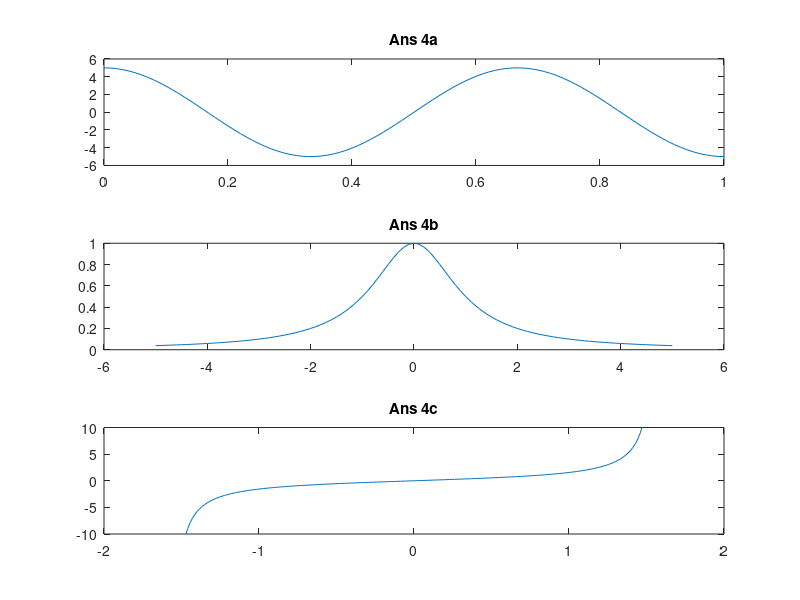
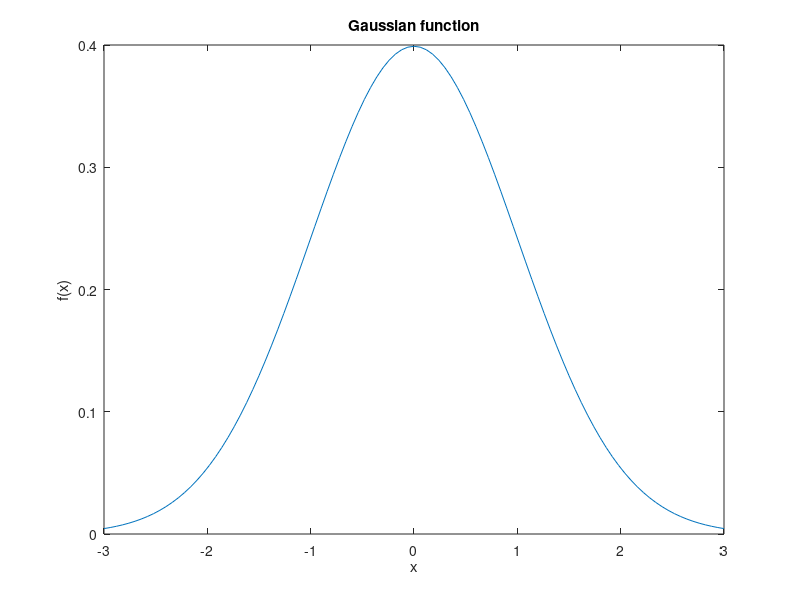
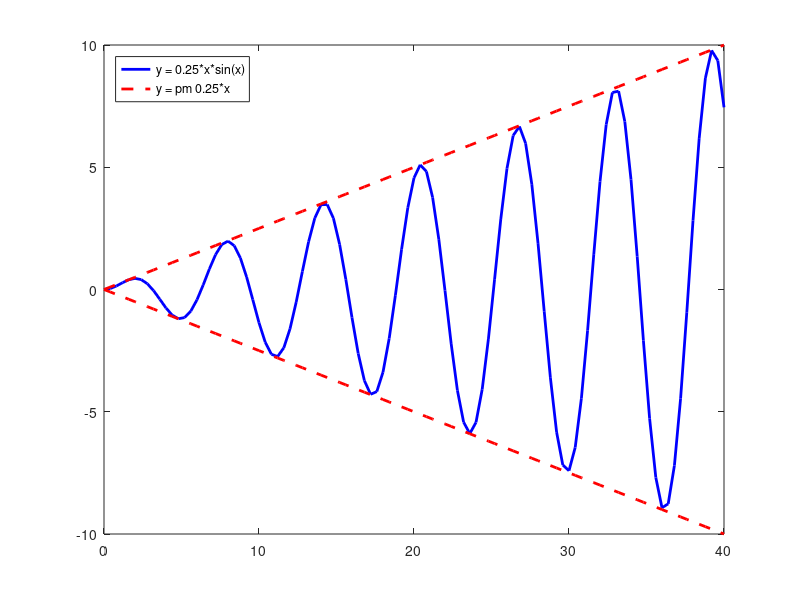

These figures' MATLAB source, in order:
clear
clc

% Question 1
Ans1a = ((2-3)-(-3))/((-1)+2)
Ans1b = 3 - (3^2-2.3)/(2.3-2)
Ans1c = sin(sind(65))
Ans1d = exp((10-8.5)/3)

% Question 2
x = [2 3 0 1 4 7]
Ans2a = x + 8
Ans2b = x(1:2:6) + 5
Ans2c = sqrt(x)
Ans2d = x.^2

% Question 3
A = [2 7 9 7; 3 1 5 6; 8 1 2 5]
Ans3a = A'                  % Transpose of A
Ans3b = A(:,[1 4])          % All elements from Cols 1,4 (3x2 MAT)
Ans3c = A([2 3], [3 1])     % Elements from Rows 2,3, Cols 3,1 (2x2 MAT)
Ans3d = reshape(A,2,6)      % Rearranges elements of A into a 2x6 MAT
                            % (going thru one column to another)
Ans3e = A(:)                % Puts all elements in a vertical vector
Ans3f = flipud(A)           % Vertically flip the matrix
Ans3g = fliplr(A)           % Horizontally flip the matrix
Ans3h = [A A(:, end)]       % Concatenation of the last column of the matrix to itself as a new column
Ans3i = A(1:3,:)            % All elements from Rows 1 to 3 (The whole matrix A)
Ans3k = sum(A)              % 1x4 matrix; summation of elements by column
Ans3l = sum(A')             % 1x3 matrix; summation of elements by row
Ans3m = sum(A,2)
Ans3n = [[A;sum(A)] [sum(A,2);sum(A(:))]]   % Concatenation

x = linspace(0,1,101);
y = 5 * cos(3*pi*x);
subplot(3,1,1); plot(x,y)
title("Ans 4a")

x = linspace(-5,5,101);
y = 1./(1+x.^2);
subplot(3,1,2); plot(x,y)
title("Ans 4b")

x = linspace(-pi/2,pi/2,200);
y = (sin(7*x)-sin(5*x))./(cos(7*x)+cos(5*x));
subplot(3,1,3); plot(x,y)
title("Ans 4c");
axis([-2 2 -10 10])

% Question 5
x = linspace(-3,3,101);
y = exp(-(x.^2)/2)/sqrt(2*pi);
figure(); plot(x,y)
title("Gaussian function");
xlabel("x"); ylabel("f(x)");
axis([-3 3 0 0.4])

% Question 6
x = linspace(0,40,101);
y1 = (x/4).*sin(x);
y2 = x/4; y3 = -x/4;
figure(); plot(x,y1,"b","LineWidth",2)
hold on; plot(x,y2,"--r","LineWidth",2)
hold on; plot(x,y3,"--r","LineWidth",2)
legend("y = 0.25*x*sin(x)","y = \pm 0.25*x", "location","northwest")
